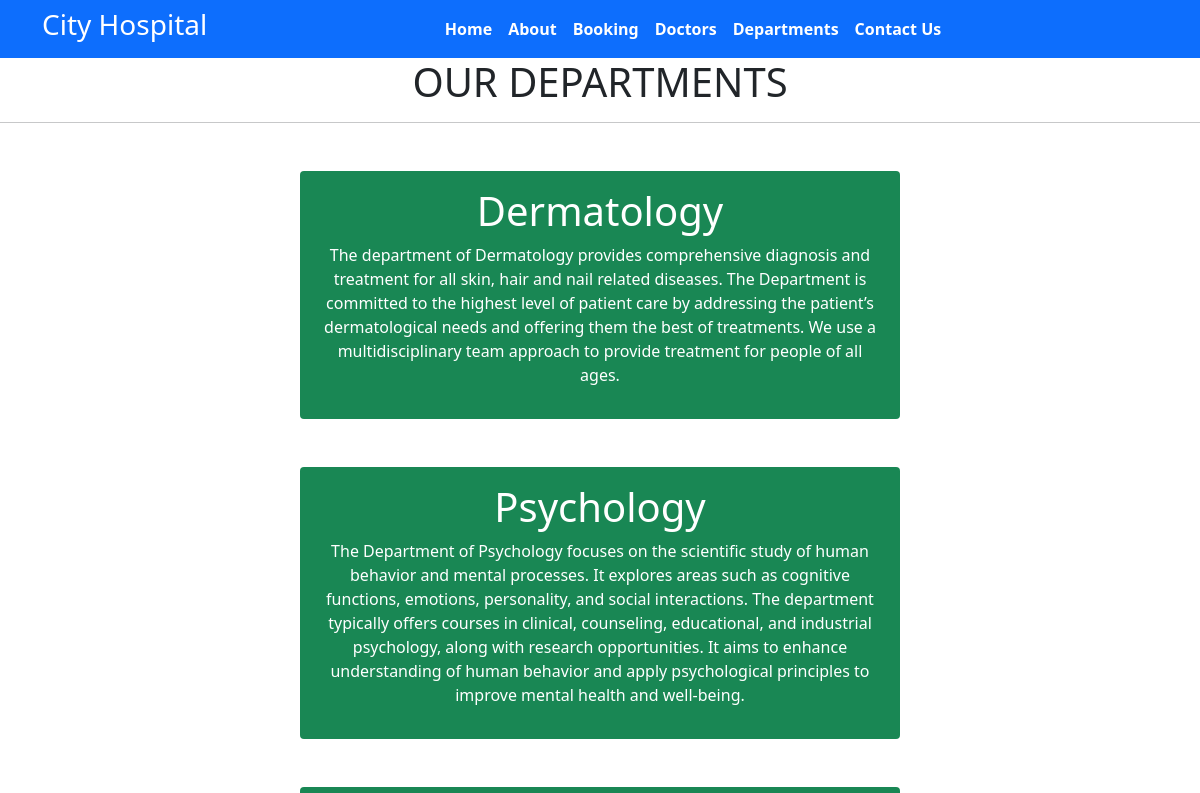
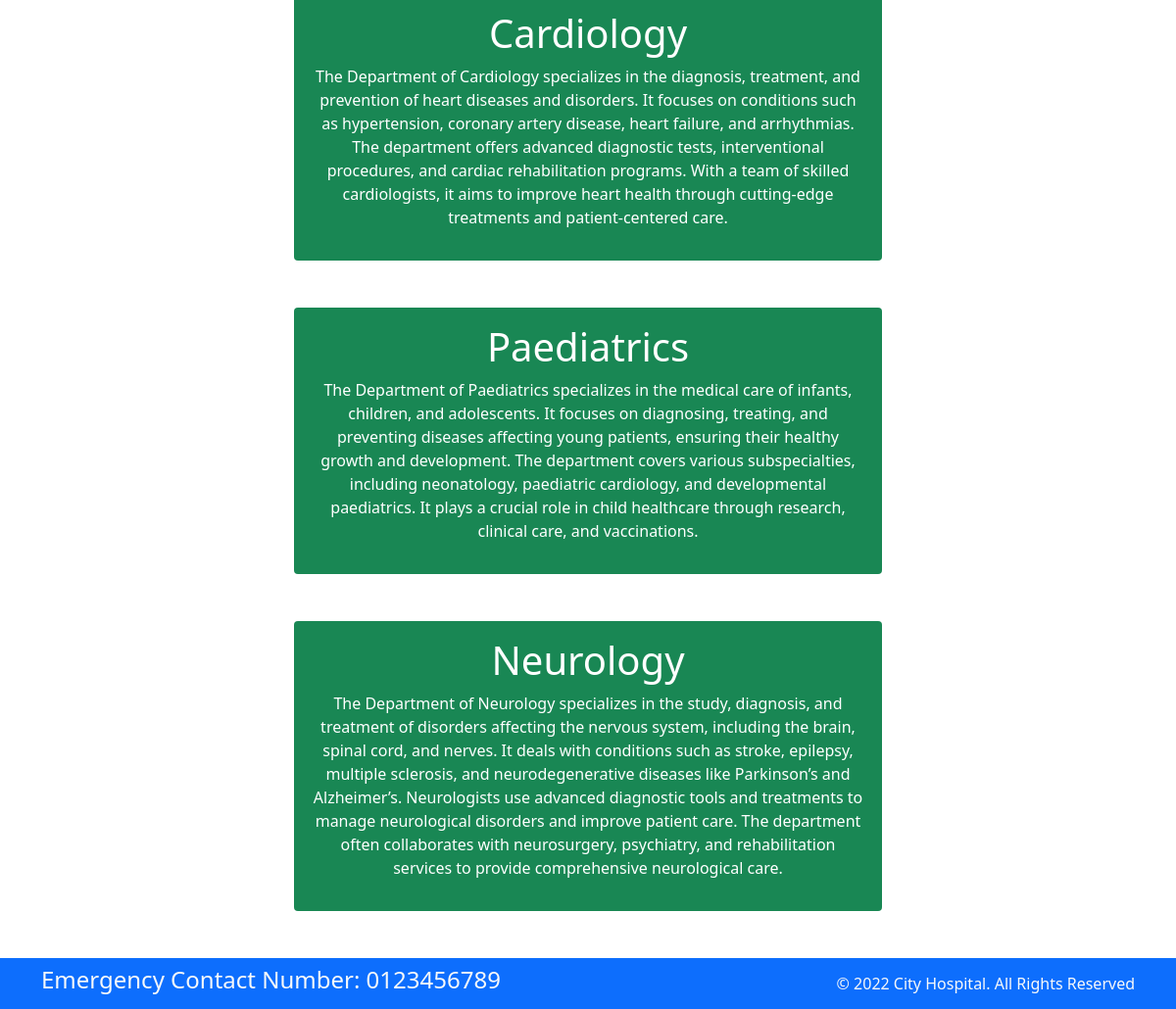
Page /department/ on the committed database (2 pictures, top to bottom).
### home/models.py (models this page shows, shortened)
class Departments(models.Model):
    dept_name=models.CharField(max_length=100)
    dept_description=models.TextField()

### home/views.py (the view)
# urls.py: path('department/',views.department,name='department'),
def department(request):
    dict_dept={
        'dept':Departments.objects.all()
    }
    return render(request,'department.html',dict_dept)

### templates/department.html (shortened to what this page needs)
{%extends 'base.html'%}
{% block content %}
<h1 class="text-center">OUR DEPARTMENTS</h1>
<hr>
{% for d in dept %}
<div class="mx-auto w-50 bg-success text-center text-white p-3 my-5 border-warning rounded">
<h1>{{d.dept_name}}</h1>
<p>{{d.dept_description}}</p>
</div>
{%endfor%}
{% endblock %}

### rows in the picture
Departments: dept_name "Dermatology", dept_description "The department of Dermatology provides comprehensive diagnosis and treatment for all skin, hair and nail related diseases. The Department is committed to the highest level of patient care by addressing the patient’s dermatological needs and offering them the best of treatments. We use a multidisciplinary team approach to provide treatment for people of all ages."
Departments: dept_name "Psychology", dept_description "The Department of Psychology focuses on the scientific study of human behavior and mental processes. It explores areas such as cognitive functions, emotions, personality, and social interactions. The department typically offers courses in clinical, counseling, educational, and industrial psychology, along with research opportunities. It aims to enhance understanding of human behavior and apply psychological principles to improve mental health and well-being."
Departments: dept_name "Cardiology", dept_description "The Department of Cardiology specializes in the diagnosis, treatment, and prevention of heart diseases and disorders. It focuses on conditions such as hypertension, coronary artery disease, heart failure, and arrhythmias. The department offers advanced diagnostic tests, interventional procedures, and cardiac rehabilitation programs. With a team of skilled cardiologists, it aims to improve heart health through cutting-edge treatments and patient-centered care."
Departments: dept_name "Paediatrics", dept_description "The Department of Paediatrics specializes in the medical care of infants, children, and adolescents. It focuses on diagnosing, treating, and preventing diseases affecting young patients, ensuring their healthy growth and development. The department covers various subspecialties, including neonatology, paediatric cardiology, and developmental paediatrics. It plays a crucial role in child healthcare through research, clinical care, and vaccinations."
Departments: dept_name "Neurology", dept_description "The Department of Neurology specializes in the study, diagnosis, and treatment of disorders affecting the nervous system, including the brain, spinal cord, and nerves. It deals with conditions such as stroke, epilepsy, multiple sclerosis, and neurodegenerative diseases like Parkinson’s and Alzheimer’s. Neurologists use advanced diagnostic tools and treatments to manage neurological disorders and improve patient care. The department often collaborates with neurosurgery, psychiatry, and rehabilitation services to provide comprehensive neurological care."
